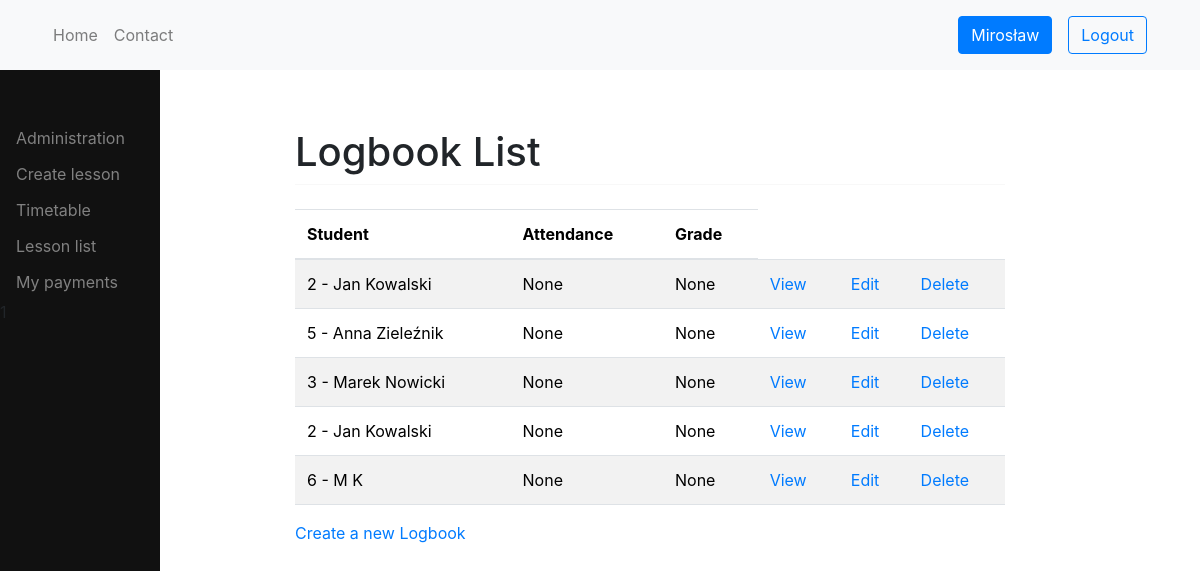
/logbook/list/ (signed in), run on an earlier commit of the app's database.
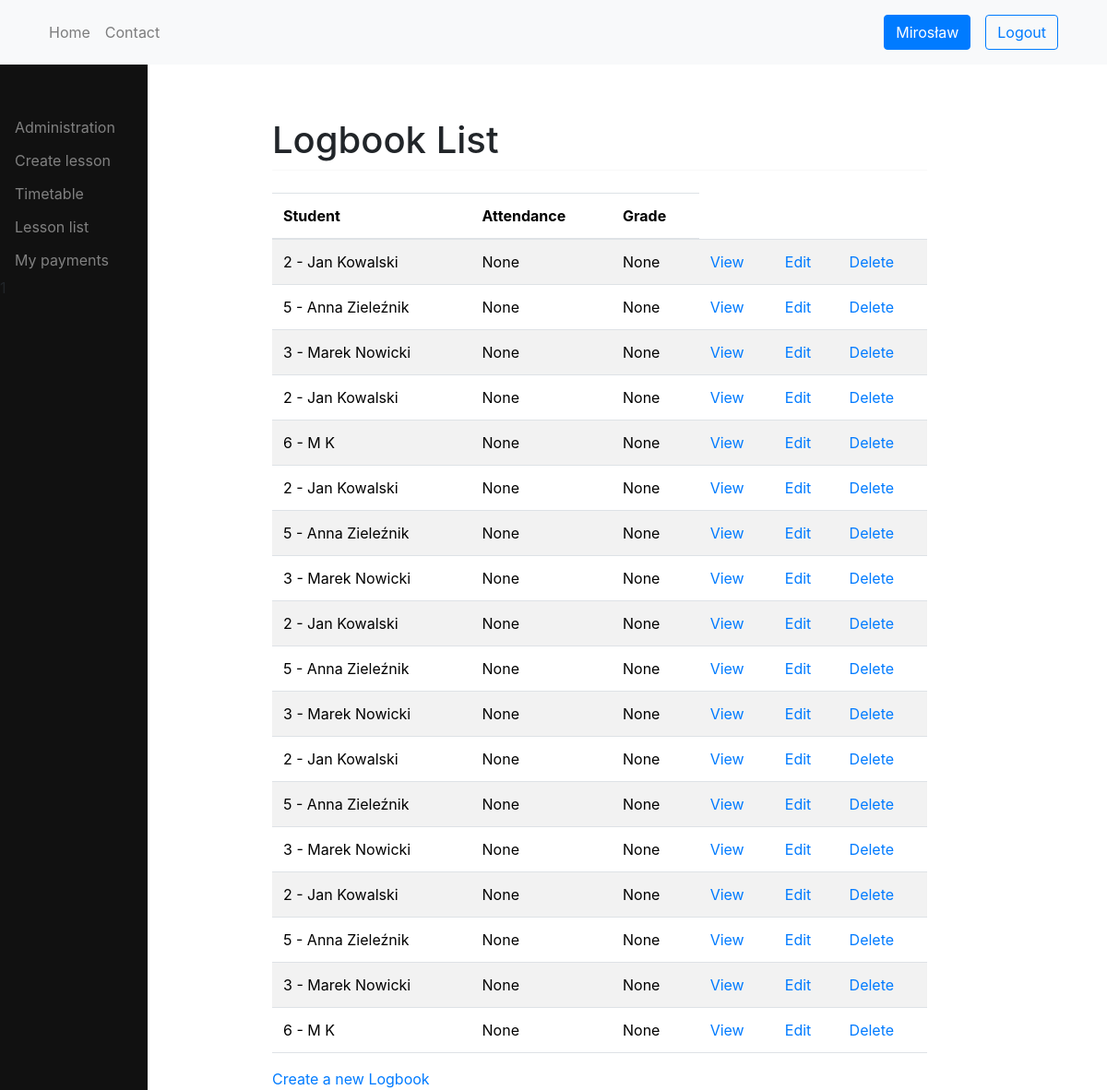
And on a later commit of the database.
### logbook/models.py (models this page shows, shortened)
class Logbook(models.Model):
    student = models.ForeignKey(Student, related_name='logbook', on_delete=models.CASCADE)
    subject = models.ForeignKey(Subject, related_name='logbook', on_delete=models.CASCADE, default=None)
    lesson = models.ForeignKey(Lesson, related_name='logbook', on_delete=models.CASCADE, default=None)
    grade = models.CharField(max_length=20, default=None, blank=True, null=True)
    comment = models.TextField(default=None, blank=True, null=True)
    PRESENT = "P"
    ABSENT = "A"
    EXCUSED = "E"
    STATUS_CHOICES = [
        (PRESENT, "Present"),
        (ABSENT, "Absent"),
        (EXCUSED, "Excused"),
    ]
    attendance = models.CharField(max_length=1, choices=STATUS_CHOICES, default=None, blank=True, null=True)

### users/models.py (models this page shows, shortened)
class Student(models.Model):
    user = models.OneToOneField(User, on_delete=models.CASCADE)
    enrollment_date = models.DateField()
    def __str__(self):
        return f'{self.user}'

class User(AbstractUser):
    username = None
    email = models.EmailField(_('email address'), unique=True)
    phone = models.CharField(blank=True, null=True, max_length=16, help_text='Contact phone number')
    address = models.TextField('address', max_length=255, blank=True, null=True)
    date_of_birth = models.DateField(null=True, blank=True)
    USERNAME_FIELD = 'email'
    REQUIRED_FIELDS = []
    objects = CustomUserManager()
    def __str__(self):
        return f'{self.id} - {self.first_name} {self.last_name}'

### logbook/views.py (the view, shortened to what this page needs)
# urls.py: path('list/', views.LogbookListView.as_view(), name='logbook-list'),
class LogbookListView(UserPassesTestMixin, ListView):
    model = Logbook
    template_name = 'logbook_list.html'
    context_object_name = 'logbooks'
    def get_queryset(self):
        queryset = super().get_queryset()
        lesson_id = self.request.GET.get('lesson')
        student_id = self.request.GET.get('student')
        if lesson_id:
            return Logbook.objects.filter(lesson_id=lesson_id)
        elif student_id:
            return Logbook.objects.filter(student_id=student_id)
        else:
            return Logbook.objects.all()
    def test_func(self):
        return self.request.user.has_perm('logbook.view_logbook')

### logbook/templatetags/auth_extras.py (called while the page is built)
@register.filter(name='has_group')
def has_group(user, group_name):
    group = Group.objects.get(name=group_name)
    return True if group in user.groups.all() else False

### logbook/templates/logbook_list.html
{% extends 'base.html' %}
{% block content %}
    <h1 class="mt-2">Logbook List</h1>
	<hr class="mt-0 mb-4">
    <table class="table table-striped">
        <thead>
            <tr>
                <th>Student</th>
                <th>Attendance</th>
                <th>Grade</th>
            </tr>
        </thead>
        <tbody>
            {% for logbook in logbooks %}
                <tr>
                    <td>{{ logbook.student }}</td>
                    <td>{{ logbook.attendance }}</td>
                    <td>{{ logbook.grade }}</td>
                    <td><a href="{% url 'logbook:logbook-detail' logbook.id %}">View</a></td>
                    <td><a href="{% url 'logbook:logbook-update' logbook.id %}">Edit</a></td>
                    <td><a href="{% url 'logbook:logbook-delete' logbook.id %}">Delete</a></td>
                </tr>
            {% endfor %}
        </tbody>
    </table>
    <a href="{% url 'logbook:logbook-create' %}">Create a new Logbook</a>
{% endblock %}

What changed in the data, as far as the page shows it:
added Logbook: student "2 - Jan Kowalski", attendance "None", grade "None"
added Logbook: student "5 - Anna Zieleźnik", attendance "None", grade "None"
added Logbook: student "3 - Marek Nowicki", attendance "None", grade "None"
added Logbook: student "2 - Jan Kowalski", attendance "None", grade "None"
added Logbook: student "5 - Anna Zieleźnik", attendance "None", grade "None"
added Logbook: student "3 - Marek Nowicki", attendance "None", grade "None"
added Logbook: student "2 - Jan Kowalski", attendance "None", grade "None"
added Logbook: student "5 - Anna Zieleźnik", attendance "None", grade "None"
added Logbook: student "3 - Marek Nowicki", attendance "None", grade "None"
added Logbook: student "2 - Jan Kowalski", attendance "None", grade "None"
added Logbook: student "5 - Anna Zieleźnik", attendance "None", grade "None"
added Logbook: student "3 - Marek Nowicki", attendance "None", grade "None"
added Logbook: student "6 - M K", attendance "None", grade "None"
